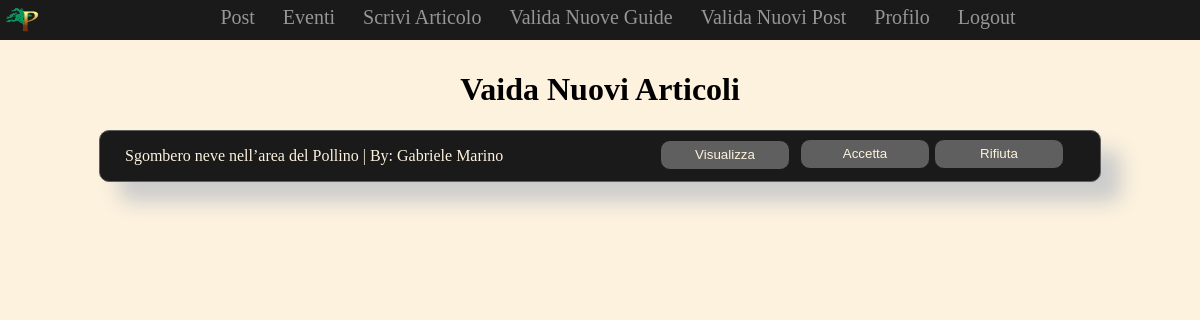
Page /php/valida_articoli.php on the committed database.
### tables this page shows
CREATE TABLE `articoli` (
  `idarticoli` int(11) NOT NULL AUTO_INCREMENT,
  `titolo` varchar(100) DEFAULT NULL,
  `testo_articolo` longtext,
  `data_articolo` datetime DEFAULT NULL,
  `scrittore` varchar(45) DEFAULT NULL,
  `img_path_articolo` varchar(100) DEFAULT NULL,
  `valido` int(11) NOT NULL DEFAULT '0',
  PRIMARY KEY (`idarticoli`)
);

CREATE TABLE `utenti` (
  `id` int(11) NOT NULL AUTO_INCREMENT,
  `username` varchar(50) NOT NULL,
  `password` varchar(255) NOT NULL,
  `email` varchar(45) NOT NULL,
  `guida` int(11) NOT NULL,
  `nome` varchar(45) NOT NULL,
  `cognome` varchar(45) NOT NULL,
  `admin` int(10) unsigned zerofill NOT NULL DEFAULT '0000000000',
  `imgPath` varchar(100) DEFAULT NULL,
  `data_nascita` date NOT NULL,
  PRIMARY KEY (`id`),
  UNIQUE KEY `username_UNIQUE` (`username`)
);

### php/valida_articoli.php (the view, shortened to what this page needs)
<!DOCTYPE html>
<html lang="it">
    <head>
        <link href="../css/stile.css" rel="stylesheet" type="text/css">
    </head>
    <?php
        include './connection.php';
    ?>
    <body>
        <aside class="menu">
            <nav>
                <a href="../index.php"><img src="../foto/Logo_ParcoPollino2.png" alt="Logo"></a>
                <a href="./post.php">Post</a>
                <a href="./eventi.php">Eventi</a>
                <a href="./scrivi_articoli.php">Scrivi Articolo</a>
                <a href="./valida_guide.php">Valida Nuove Guide</a>
                <a href="./valida_post.php">Valida Nuovi Post</a>
                <a href="./areapersonale.php">Profilo</a>
                <a href="./logout.php">Logout</a>
            </nav>
        </aside>
        <h1 class="titolo-registrazione">
            Vaida Nuovi Articoli
        </h1>
        <?php
            $query = "
                SELECT *
                FROM articoli a INNER JOIN utenti ON scrittore = username
                WHERE valido = 0
            ";
            $result = $dbCon->query($query) or trigger_error($dbCon->error."[$query]");
            while($row = $result->fetch_array())
            {
                print('
                    <div class="contenitore-articolo-valida">
                        <p class="Titolo Articolo">'.$row['titolo'].' | By: '.$row['nome'].' '.$row['cognome'].'</p>
                        <form action="valida_articoli_process.php">
                            <input type="hidden" name="id" value="'.$row['idarticoli'].'">
                            <input type="submit" name="bottone" class="accetta-articolo" value="Accetta">
                            <input type="submit" name="bottone" class="rifiuta-articolo" value="Rifiuta">
                        </form>
                        <form action="visualizza_articolo.php">
                            <input type="hidden" name="id-articolo" value="'.$row['idarticoli'].'">
                            <input type="submit" name="bottone" class="visualizza-articolo" value="Visualizza">
                        </form>
                    </div>
                ');
            }
        ?>
    </body>
</html>

### css/stile.css (style rules this page uses)
body { background-color: rgb(253, 242, 222); font-family: Calibri; }
input[type="submit"] { border-radius: 10px; height: 30px; background-color: #5F5F5F; color: rgb(253, 242, 222); margin: 8px 0; border: 1px solid rgb(26, 26, 26); cursor: pointer; width: 130px; }
.menu { width: 100%; height: 40px; position: fixed; top: 0px; left: 0px; background: rgb(26, 26, 26); text-align: center; z-index: 1; }
.menu img { height: 30px; position: absolute; top: 2px; left: 2px; }
.menu a { padding: 6px 8px 6px 16px; text-decoration: none; font-size: 20px; color: rgb(150, 150, 150); display: inline-block; }
.titolo-registrazione { text-align: center; position: relative; top: 50px; }
.contenitore-articolo-valida { margin-top: 10px; margin-left: auto; margin-right: auto; width: 1000px; border: 1px solid #5F5F5F; height: 50px; border-radius: 10px 10px 10px 10px; background-color: rgb(26, 26, 26); box-shadow: 20px 20px 20px #ccc; color:rgb(253, 242, 222); position: relative; top: 50px; }
.contenitore-articolo-valida p { margin-left: 25px; }
.accetta-articolo { position: relative; top: -50px; left: 700px; }
.rifiuta-articolo { position: relative; top: -50px; left: 700px; }
.visualizza-articolo { position: relative; top: -95px; left: 560px; }

### rows in the picture
articoli: titolo "Sgombero neve nell’area del Pollino", utenti.nome "Gabriele", utenti.cognome "Marino"
